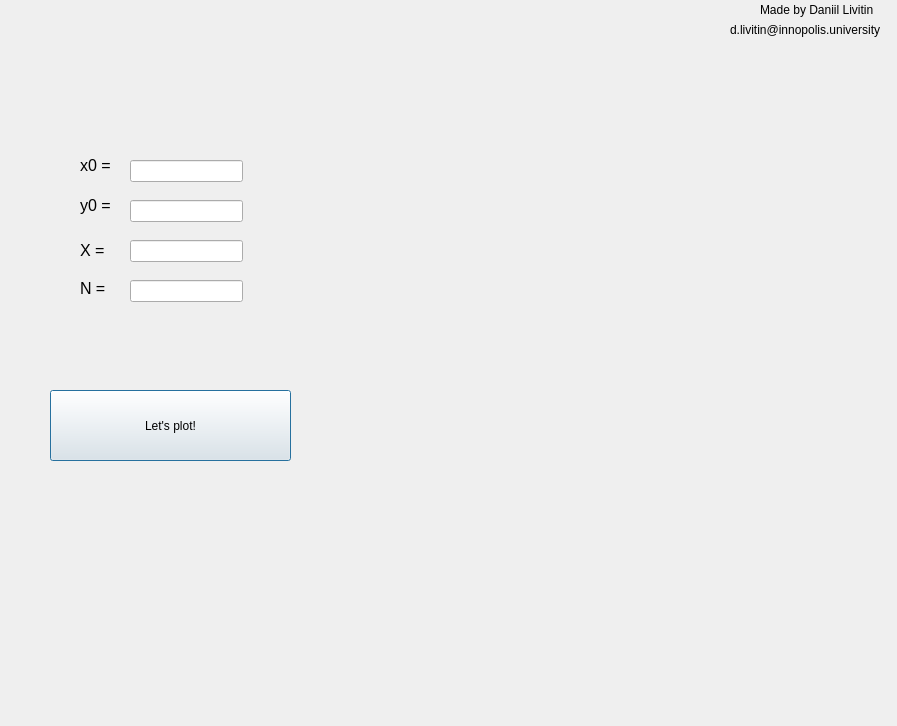
<?xml version="1.0" encoding="UTF-8"?>
<ui version="4.0">
 <class>Dialog</class>
 <widget class="QDialog" name="Dialog">
  <property name="geometry">
   <rect>
    <x>0</x>
    <y>0</y>
    <width>897</width>
    <height>726</height>
   </rect>
  </property>
  <property name="windowTitle">
   <string>Dialog</string>
  </property>
  <widget class="QLabel" name="label_4">
   <property name="geometry">
    <rect>
     <x>80</x>
     <y>280</y>
     <width>55</width>
     <height>16</height>
    </rect>
   </property>
   <property name="font">
    <font>
     <pointsize>12</pointsize>
    </font>
   </property>
   <property name="text">
    <string>N =</string>
   </property>
  </widget>
  <widget class="QPushButton" name="pushButton">
   <property name="geometry">
    <rect>
     <x>50</x>
     <y>390</y>
     <width>241</width>
     <height>71</height>
    </rect>
   </property>
   <property name="text">
    <string>Let's plot!</string>
   </property>
   <property name="iconSize">
    <size>
     <width>30</width>
     <height>30</height>
    </size>
   </property>
  </widget>
  <widget class="QWidget" name="MplWidget1" native="true">
   <property name="geometry">
    <rect>
     <x>330</x>
     <y>90</y>
     <width>491</width>
     <height>181</height>
    </rect>
   </property>
  </widget>
  <widget class="QLineEdit" name="lineEdit_3">
   <property name="geometry">
    <rect>
     <x>130</x>
     <y>240</y>
     <width>113</width>
     <height>22</height>
    </rect>
   </property>
  </widget>
  <widget class="QLineEdit" name="lineEdit_2">
   <property name="geometry">
    <rect>
     <x>130</x>
     <y>200</y>
     <width>113</width>
     <height>22</height>
    </rect>
   </property>
  </widget>
  <widget class="QWidget" name="MplWidget3" native="true">
   <property name="geometry">
    <rect>
     <x>330</x>
     <y>500</y>
     <width>491</width>
     <height>171</height>
    </rect>
   </property>
  </widget>
  <widget class="QLabel" name="label_3">
   <property name="geometry">
    <rect>
     <x>80</x>
     <y>240</y>
     <width>55</width>
     <height>20</height>
    </rect>
   </property>
   <property name="font">
    <font>
     <pointsize>12</pointsize>
    </font>
   </property>
   <property name="text">
    <string>X =</string>
   </property>
  </widget>
  <widget class="QLabel" name="label">
   <property name="geometry">
    <rect>
     <x>80</x>
     <y>130</y>
     <width>71</width>
     <height>71</height>
    </rect>
   </property>
   <property name="font">
    <font>
     <pointsize>12</pointsize>
    </font>
   </property>
   <property name="text">
    <string>x0 =</string>
   </property>
   <property name="textFormat">
    <enum>Qt::RichText</enum>
   </property>
   <property name="indent">
    <number>0</number>
   </property>
  </widget>
  <widget class="QLineEdit" name="lineEdit">
   <property name="geometry">
    <rect>
     <x>130</x>
     <y>160</y>
     <width>113</width>
     <height>22</height>
    </rect>
   </property>
  </widget>
  <widget class="QLabel" name="label_2">
   <property name="geometry">
    <rect>
     <x>80</x>
     <y>190</y>
     <width>51</width>
     <height>31</height>
    </rect>
   </property>
   <property name="font">
    <font>
     <pointsize>12</pointsize>
    </font>
   </property>
   <property name="text">
    <string>y0 =</string>
   </property>
  </widget>
  <widget class="QWidget" name="MplWidget2" native="true">
   <property name="geometry">
    <rect>
     <x>330</x>
     <y>280</y>
     <width>491</width>
     <height>181</height>
    </rect>
   </property>
  </widget>
  <widget class="QLineEdit" name="lineEdit_4">
   <property name="geometry">
    <rect>
     <x>130</x>
     <y>280</y>
     <width>113</width>
     <height>22</height>
    </rect>
   </property>
  </widget>
  <widget class="QLabel" name="label_6">
   <property name="geometry">
    <rect>
     <x>730</x>
     <y>20</y>
     <width>171</width>
     <height>20</height>
    </rect>
   </property>
   <property name="text">
    <string>d.livitin@innopolis.university</string>
   </property>
  </widget>
  <widget class="QLabel" name="label_5">
   <property name="geometry">
    <rect>
     <x>760</x>
     <y>0</y>
     <width>131</width>
     <height>20</height>
    </rect>
   </property>
   <property name="text">
    <string>Made by Daniil Livitin </string>
   </property>
  </widget>
 </widget>
 <resources/>
 <connections/>
</ui>
